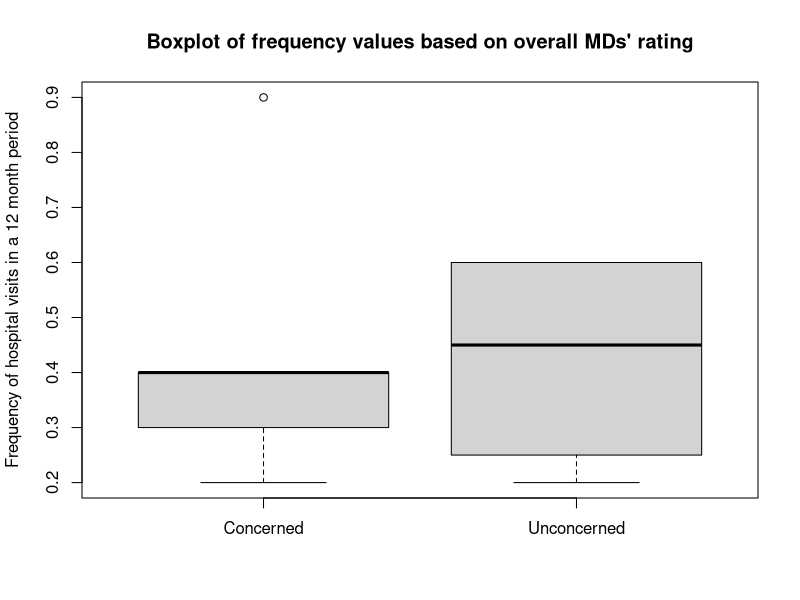
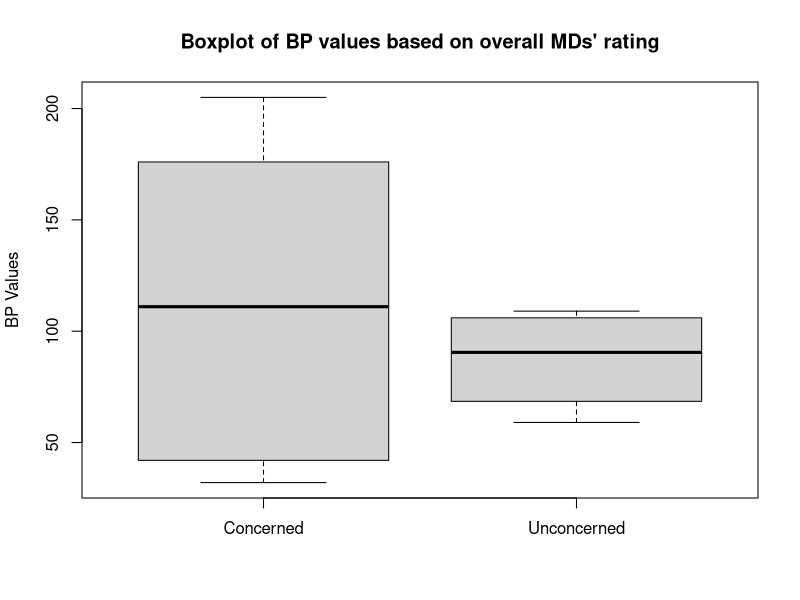
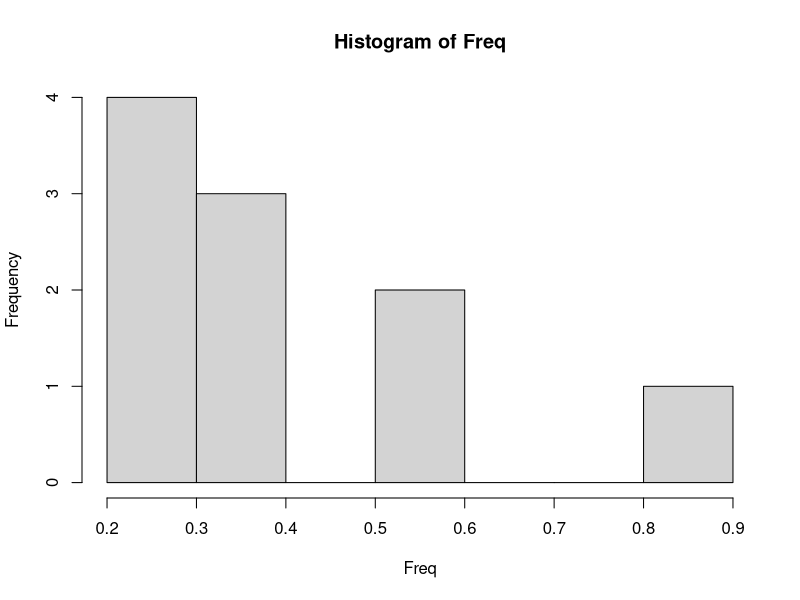

Recreate these plots in R, in order.
Freq <- c(0.6,0.3,0.4,0.4,0.2,0.6,0.3,0.4,0.9,0.2)
BP <- c(103,87,32,42,59,109,78,205,135,176)
First <- c(1,1,1,1,0,0,0,0,NA,1)
Second <- c(0,0,1,1,0,0,1,1,1,1)
Final <- c(0,1,0,1,0,1,0,1,1,1)
docdf <- data.frame(Freq,BP,First,Second,Final,stringsAsFactors = FALSE)


# This function function will create a Boxplot based on MDs' rating of either Freq or Bp based on colm number
plotBox <- function(df,colm){
  if (colm !=1 && colm!=2){return("Please pick either colm 1 or 2")} # A Check to make sure users enter either 1 or 2 for colm
  docs <-vector() 
  zeros = vector() 
  ones = vector()
  for(i in 1:nrow(df)){
    docs<- c(docs,(sum(df[i,3:5],na.rm = TRUE)))
    if(docs[i] >1){ones <- c(ones,df[i,colm])} else{zeros <- c(zeros,df[i,colm])}
  }
  if(colm ==1){return(
    boxplot(ones,zeros,
    main= "Boxplot of frequency values based on overall MDs' rating",
    names= c("Concerned","Unconcerned"),
    ylab ="Frequency of hospital visits in a 12 month period"))
    }
  else if (colm==2){return( 
    boxplot(ones,zeros,
    main= "Boxplot of BP values based on overall MDs' rating",
    names= c("Concerned","Unconcerned"),
    ylab ="BP Values"))
  }
}

plotBox(docdf,1)
plotBox(docdf,2)
hist(Freq)